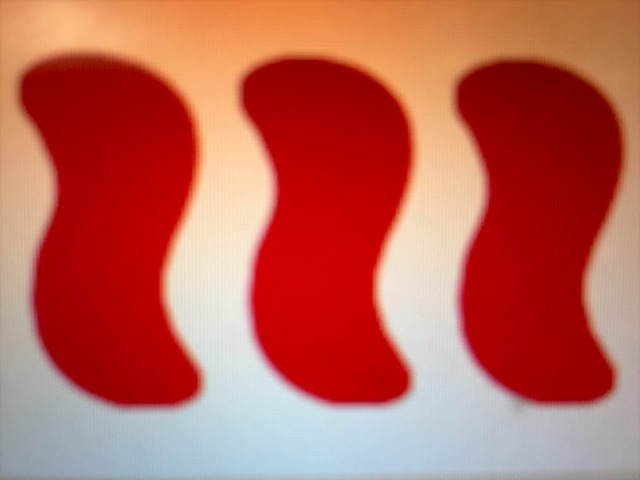
#> input picture deprecated/img/image0.jpg, 640 x 480 px
$ python findshape2.py --image img/image0.jpg   (older library calls are emulated)
#> lines starting #> are read from the running program, lines starting #| are printed output that depends on the picture
import cv2
import argparse
from matplotlib import pyplot as plt
import numpy as np

#@Debug
ap = argparse.ArgumentParser()
ap.add_argument("-i", "--image", required=True, help="path to the input image")
args = vars(ap.parse_args())

image = cv2.imread(args['image'],0) # read image in BW
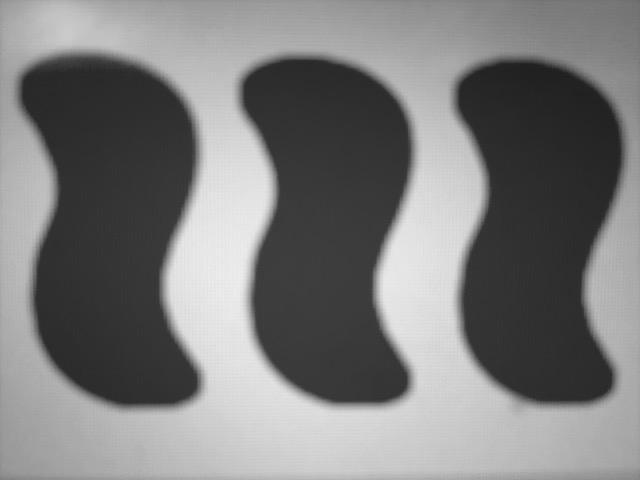
#> image: shape (480, 640); min 31, max 237, mean 124.2

kernel = np.ones((5,5), np.uint8) # 5x5 Kernel of ones for erosion / dilation
image = image [ :-4, :] # Crop out last 4 pixels
#> image: shape (476, 640)
erosion = cv2.erode(image, kernel, iterations=1)
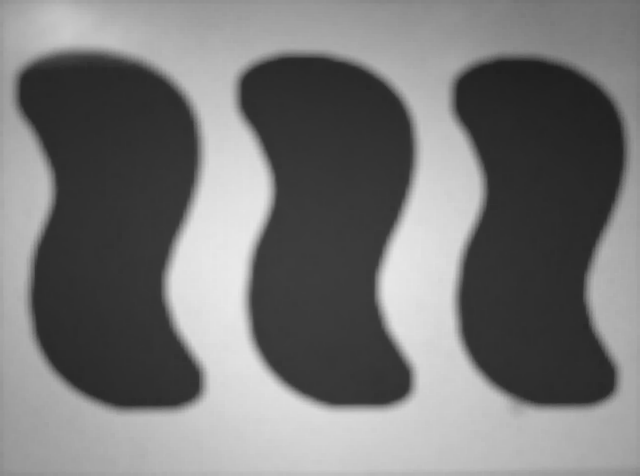
#> erosion: shape (476, 640); min 31, max 233, mean 119.1
dilation = cv2.dilate(erosion, kernel, iterations=1)


# f(x) is pixel intensity (y-axis) vs. y coordinate (vertical)
# Plots the y-axis projection of f(x)
img = 255 - image
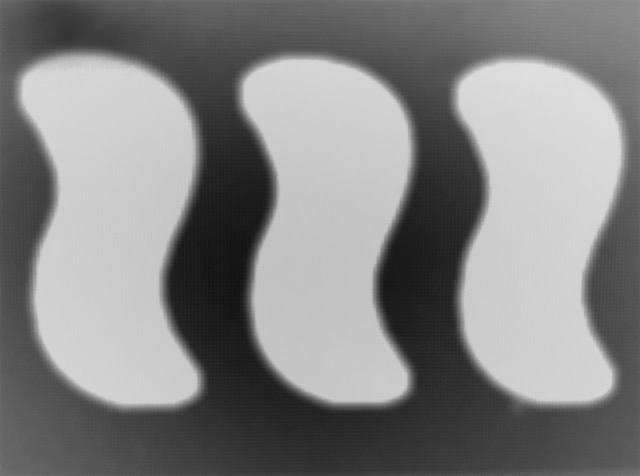
#> img: shape (476, 640); min 18, max 224, mean 131.1
vertical_project = np.sum(img, axis=1).tolist()
#> vertical_project = 476 values, max 114869 at index 105, min 38712 at index 416, mean 83909.3

# Plot f(x)
plt.plot(vertical_project), plt.title('f(x)')
plt.show()
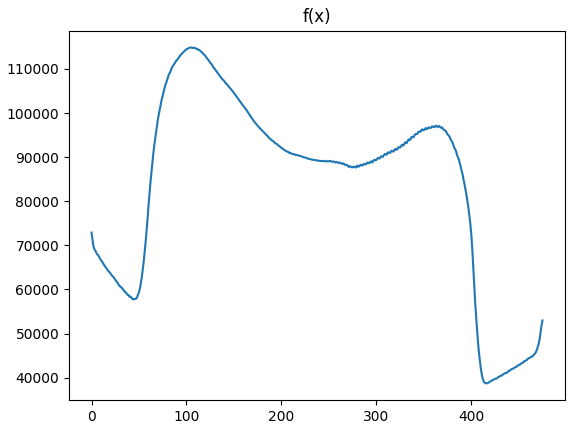
#> figure drawn by matplotlib, 1 panel; curve peaks at x = 105, y = 114869

# Plots y axis projection of f'(x) and f''(x)
first_deriv_y = cv2.Sobel(image, cv2.CV_64F, 0,1,ksize=5)
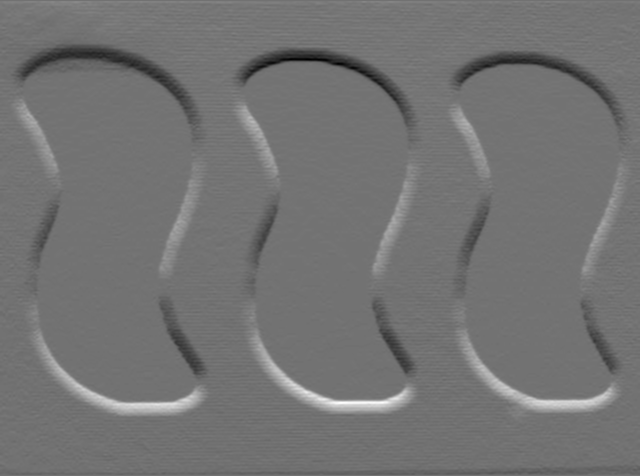
#> first_deriv_y: shape (476, 640) float64; min -2260, max 2753, mean 8.3; drawn with min black and max white
second_deriv_y = cv2.Sobel(first_deriv_y, cv2.CV_64F, 0,1, ksize=5)
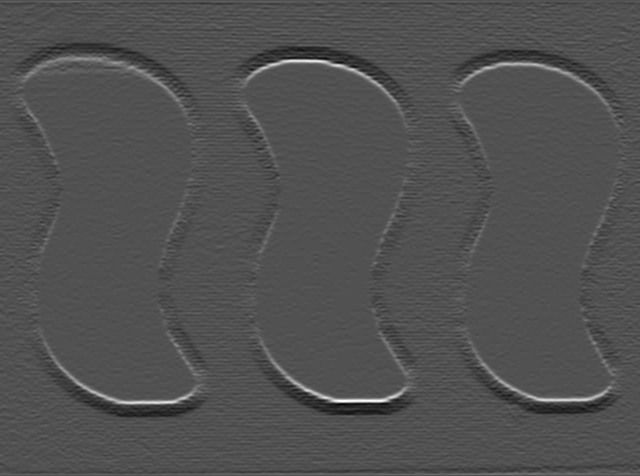
#> second_deriv_y: shape (476, 640) float64; min -45968, max 97569, mean -73.4; drawn with min black and max white
vpr_1 = cv2.reduce(first_deriv_y, 1, cv2.REDUCE_SUM)
#> vpr_1 = 476 values, max 506208 at index 403, min -354885 at index 59, mean 5298.4
vpr_2 = cv2.reduce(second_deriv_y, 1, cv2.REDUCE_SUM)
#> vpr_2 = 476 values, max 9308664 at index 400, min -5865137 at index 408, mean -46999.6

# Plot f'(x), f''(x)
plt.subplot(121), plt.plot(vpr_1), plt.title("f'(x)")
plt.subplot(122),plt.plot(vpr_2),plt.title("f''(x)")
plt.show()
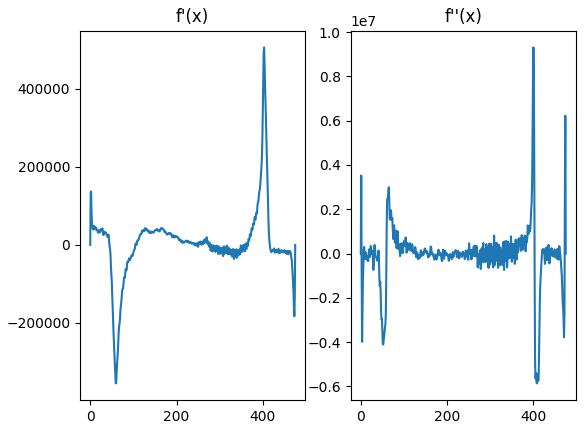
#> figure drawn by matplotlib, 2 panels; panel 1: curve peaks at x = 403, y = 506208; panel 2: curve peaks at x = 400, y = 9308664

# Plot dilation image
plt.subplot(121), plt.imshow(dilation), plt.title("After dilation")
plt.xticks([]), plt.yticks([])
plt.show()


def slopechange(pair, slope_thresh):
	 # https://stackoverflow.com/questions/27947487/is-zip-the-most-efficient-way-to-combine-arrays-with-respect-to-memory-in-nump
	 a,b = pair
	 difference = abs(a[0] - b[0])
	 return difference > slope_thresh

# Track changes in each derivative
vpr_max_peak = max(vpr_1)
#> vpr_max_peak = [506208]
spike_thresh = vpr_max_peak * 0.6
#> spike_thresh = [303724.8]

changes = sum(1 for pair in zip(vpr_1, vpr_1[1:]) if slopechange(pair,spike_thresh)) # count how many times the slope changes in the y-direction from the Sobel
#> changes = 0
print(f"Number of changes detected passing threshold of {spike_thresh} is: {changes}")
#| Number of changes detected passing threshold of [303724.8] is: 0

vpr2_max_peak = max(vpr_2)
#> vpr2_max_peak = [9308664]
print(vpr2_max_peak)
#| [9308664.]
vpr2_spike_thresh = vpr2_max_peak * 0.6
#> vpr2_spike_thresh = [5585198.4]

slope_changes = sum(1 for pair in zip(vpr_2, vpr_2[1:]) if slopechange(pair,vpr2_spike_thresh)) # count how many times the slope changes in the y-direction from the Sobel
#> slope_changes = 1
print(f"Number of changes for 2nd deriv detected passing threshold of {vpr2_spike_thresh} is: {slope_changes}")
#| Number of changes for 2nd deriv detected passing threshold of [5585198.4] is: 1


cv2.destroyAllWindows()
